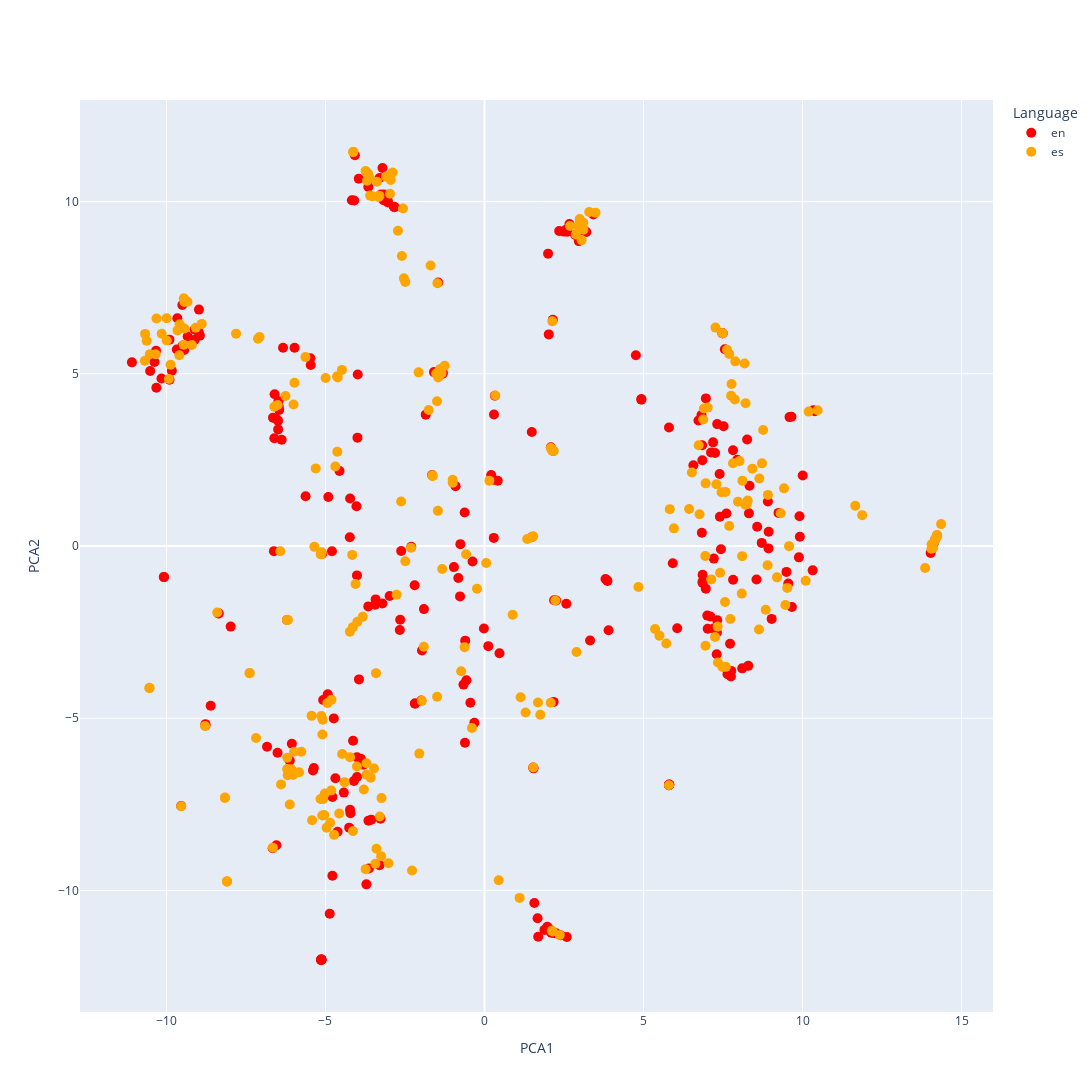

Write notebook code for a chart like this one.
### Code cell
import plotly.graph_objects as go

color_map = {'en': 'red', 'es': 'orange'}
lang = data['language'].map(color_map)

fig = go.Figure()

for lang_value, lang_color in color_map.items():
    lang_data = data[data['language'] == lang_value]
    fig.add_trace(go.Scatter(
        x=lang_data['PC1'],
        y=lang_data['PC2'],
        mode='markers',
        marker=dict(color=lang_color, size=10),
        text=lang_data['text'],
        name=lang_value,
    ))

fig.update_layout(
    autosize=False,
    width=1500,
    height=1500,
    legend=dict(title='Language'),
    xaxis_title='PCA1',
    yaxis_title='PCA2'
)

fig.show()

### Figure 1 — Plotly figure (JSON) as saved in the notebook; plotly's stock layout.template omitted (floating-point values rounded to 4 significant figures; data arrays with more than 128 entries replaced by an {"elided": "..."} marker saying what was removed)
{"data": [{"marker": {"color": "red", "size": 10}, "mode": "markers", "name": "en", "text": {"elided": "280 str values"}, "type": "scatter", "x": {"elided": "280 float values"}, "y": {"elided": "280 float values"}}, {"marker": {"color": "orange", "size": 10}, "mode": "markers", "name": "es", "text": {"elided": "280 str values"}, "type": "scatter", "x": {"elided": "280 float values"}, "y": {"elided": "280 float values"}}], "layout": {"autosize": false, "height": 1500, "legend": {"title": {"text": "Language"}}, "width": 1500, "xaxis": {"title": {"text": "PCA1"}}, "yaxis": {"title": {"text": "PCA2"}}}}
